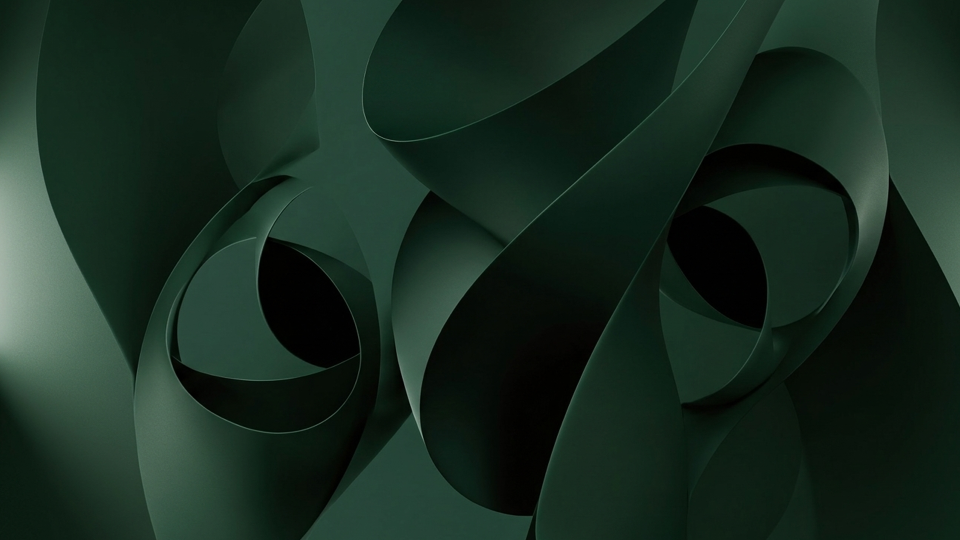
#> input picture assets/wallpapers/wall1.png, 1920 x 1080 px, given in place of media_1795026384217_a6398240.png, which was not available (shown at 1/2 size)
$ python crop_test.py
#> lines starting #> are read from the running program, lines starting #| are printed output that depends on the picture
from PIL import Image

up = Image.open("/mnt/c/Users/sdc99/.gemini/antigravity/brain/6d3a6667-c420-4942-8837-3401e1e06af9/.user_uploaded/media_1795026384217_a6398240.png")
#> up is the input picture: PIL image 1920x1080 RGBA; mean R, G, B, A 23.5, 42.8, 32, 255
w3 = Image.open("/mnt/c/Dev/NexusOS-P6P/assets/wallpapers/wall3.png")
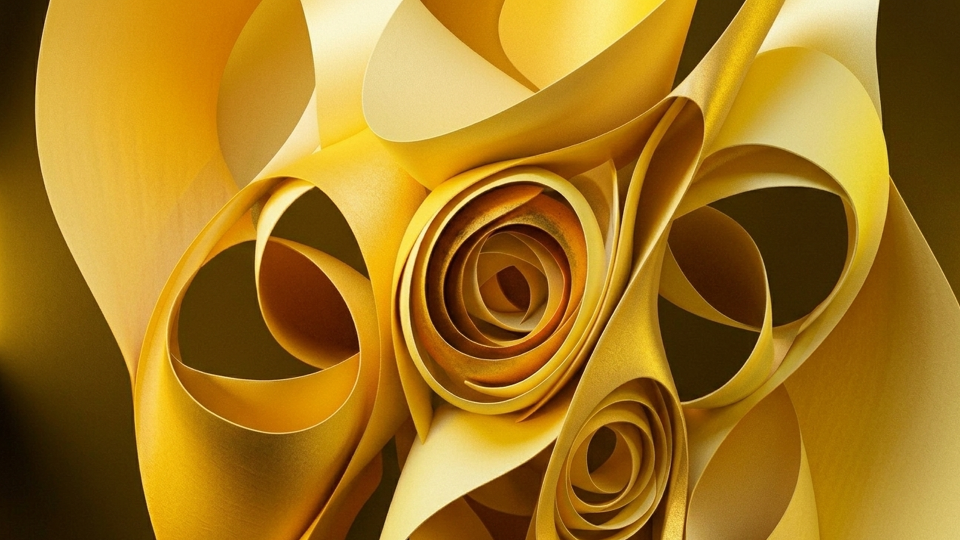
#> input picture assets/wallpapers/wall3.png, 1920 x 1080 px, found by its file name (shown at 1/2 size)
#> w3 is the input picture: PIL image 1920x1080 RGBA; mean R, G, B, A 162.9, 119.1, 32, 255

# up is 472x1024, aspect ratio is 1024 / 472 = 2.169
# Pixel 6 Pro is 1440x3040, aspect ratio is 3040 / 1440 = 2.111
# In w3 (1920x1080), let's crop the center flower swirl.
# If height is 1080, width for 1440x3040 is 1080 / 2.111 = 511.6
# Center is x = 1920 / 2 = 960.
# Crop from x = (960 - 256) to (960 + 256) = 704 to 1216.
crop_w = int(1080 * 1440 / 3040)  # ~511
left = (1920 - crop_w) // 2
crop = w3.crop((left, 0, left + crop_w, 1080))
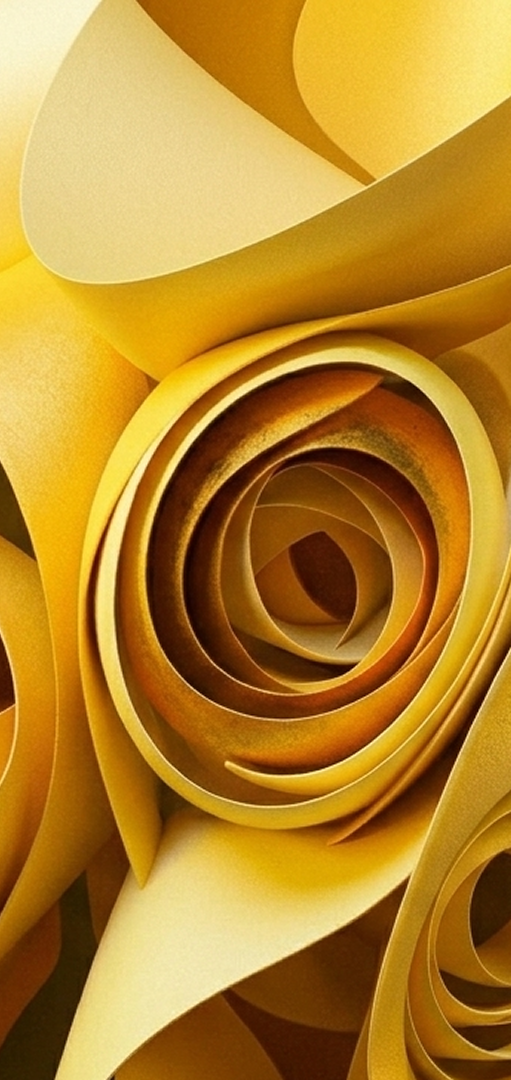
#> crop: PIL image 511x1080 RGBA; mean R, G, B, A 182.1, 133.5, 44, 255
crop.resize((up.width, up.height)).save("/mnt/c/Dev/NexusOS-P6P/tools/w3_crop_test.png")
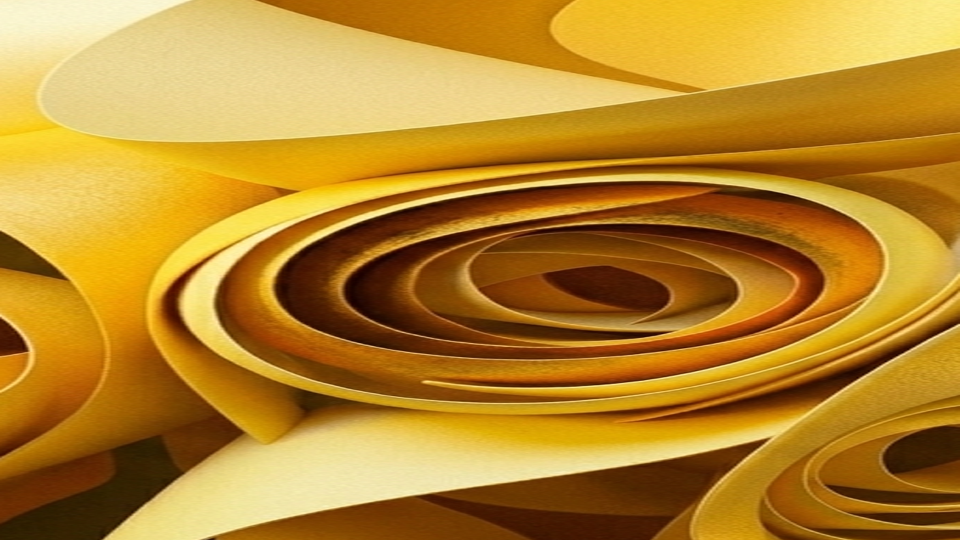
#> saved as w3_crop_test.png: PIL image 1920x1080 RGBA (shown at 1/2 size); mean R, G, B, A 182.1, 133.5, 44, 255
print("Saved w3_crop_test.png, crop box:", left, 0, left + crop_w, 1080)
